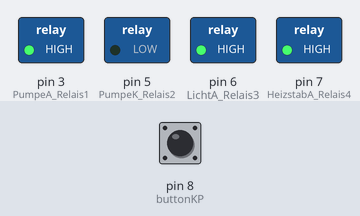
Bench run of a sketch on a simulated Arduino Uno, built with avr-gcc and run on an emulated ATmega328P. On the bench: switched loads named in the sketch (green lamp = pin HIGH). The test bench sets the inputs (shaded band); at power-on: pin 8 (buttonKP) LOW.

Above: at 2.7 s.
2.8 s: pin 8 (buttonKP) pulled HIGH for 0.15 s
At 3.9 s:
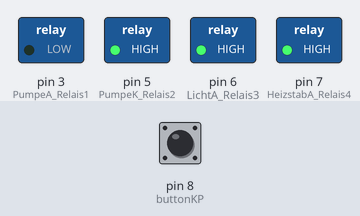
At 29.7 s:
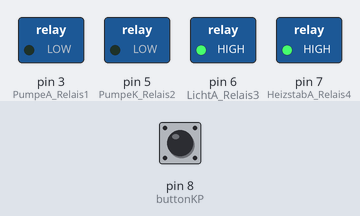
Timing chart, 0 to 30.3 s (numbered marks = the images above; inputs shaded):
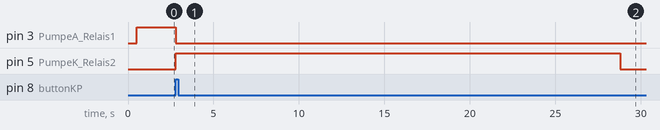

Measured:
- after the input at 2.8 s, pin 3 (PumpeA_Relais1): HIGH → LOW at once; pin 5 (PumpeK_Relais2): LOW → HIGH at once, → LOW 26.0 s later

The sketch:

Hydroponics_Relais_7.0.ino
```cpp
#define PumpeA_Relais1 3    // Pumpe Aquarium auf Relais 1
#define PumpeK_Relais2 5    // Pumpe Kreislauf auf Relais 2
#define LichtA_Relais3  6    // Licht Aquarium auf Relais 3
#define HeizstabA_Relais4 7  // Heizstab Aquarium auf Relais 4

// constants won't change. They're used here to
// set pin numbers:
#define buttonKP 8     // the number of the pushbutton pin

// variables will change:
int buttonStateKP = 0;         // variable for reading the pushbutton status
const long WateringTime = 26000L;
const long FlowbackTime = 70000L;
const long CycleTime = 180000L;

void setup() {
  // initialize serial communication at 9600 bits per second:
  Serial.begin(9600);

// ++++++++++++++++ DIGITAL BUTTON ++++++++++++++++
// initialize the pushbutton pin as an input:
  pinMode(buttonKP, INPUT);

// initialize Relais 1-4 as Output

  pinMode(PumpeA_Relais1, OUTPUT);
  pinMode(PumpeK_Relais2, OUTPUT);
  pinMode(LichtA_Relais3, OUTPUT);
  pinMode(HeizstabA_Relais4, OUTPUT);
  delay(500);        // delay in between reads for stability

// set Relays to 0
  digitalWrite(PumpeA_Relais1,HIGH);
  digitalWrite(PumpeK_Relais2,LOW);
  digitalWrite(LichtA_Relais3,HIGH);
  digitalWrite(HeizstabA_Relais4,HIGH);


  delay(1000);        // delay in between reads for stability
}

void loop() {

WateringPlants();

}

void WateringPlants  (){
  pushbutton();
  if (buttonStateKP == HIGH) {
    delay(CycleTime);
  }
  else {
  delay(50);        // delay in between reads for stability
  };
}
void pushbutton (){
// read the state of the pushbutton value:

  buttonStateKP = digitalRead(buttonKP);


    // check if the pushbutton is pressed.
  // if it is, the buttonState is HIGH:
  if (buttonStateKP == HIGH) {
    // turn LED on:
    digitalWrite(PumpeA_Relais1, LOW);
    digitalWrite(PumpeK_Relais2, HIGH);
    delay(WateringTime);        // delay in between reads for stability
    digitalWrite(PumpeK_Relais2, LOW);
    delay(FlowbackTime);        // delay in between reads for stability
    digitalWrite(PumpeA_Relais1, HIGH);
  } else {
    digitalWrite(PumpeK_Relais2, LOW);
    digitalWrite(PumpeA_Relais1, HIGH);

  };
 if (buttonStateKP == LOW) {
    // turn LED on:
     digitalWrite(PumpeK_Relais2, LOW);
    digitalWrite(PumpeA_Relais1, HIGH);

  } else {
    digitalWrite(PumpeK_Relais2, LOW);

  };
};
```
